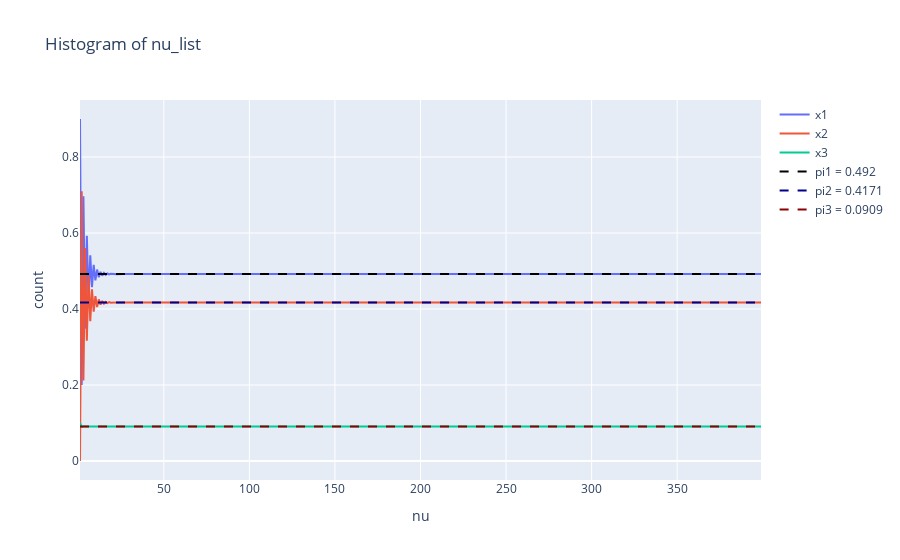

The notebook cell this image was saved under:
### Markdown cell above
5\. a) Compute $\mu_n \triangleq \mu P^n$, the probability distribution of $X(n)$. What is the limit of $\mu_n$ as $n$ goes to $+\infty$? Illustrate the result numerically.

### Code cell
x1=[]
x2=[]
x3=[]
nu=np.array([0,1,0])
N=400
for k in range(1,N):
    nuN=nu.dot(np.linalg.matrix_power(P,k))
    x1.append(nuN[0])
    x2.append(nuN[1])
    x3.append(nuN[2])


dash_colors = ['black', 'darkblue', 'darkred']

fig=go.Figure(data=[go.Scatter(x=[x for x in range(1,N)],y=x1,mode='lines',name='x1'),
                    go.Scatter(x=[x for x in range(1,N)],y=x2,mode='lines',name='x2'),
                    go.Scatter(x=[x for x in range(1,N)],y=x3,mode='lines',name='x3')])
#add the pi component to the plot with a dashed line
fig.add_trace(go.Scatter(x=[x for x in range(1,N)],y=[pi[0] for x in range(1,N)],mode='lines',name='pi1 = '+str(round(pi[0],4)),line=dict(dash='dash',color=dash_colors[0])))
fig.add_trace(go.Scatter(x=[x for x in range(1,N)],y=[pi[1] for x in range(1,N)],mode='lines',name='pi2 = '+str(round(pi[1],4)),line=dict(dash='dash',color=dash_colors[1])))
fig.add_trace(go.Scatter(x=[x for x in range(1,N)],y=[pi[2] for x in range(1,N)],mode='lines',name='pi3 = '+str(round(pi[2],4)),line=dict(dash='dash',color=dash_colors[2])))


fig.update_layout(title_text='Histogram of nu_list',xaxis_title_text='nu',yaxis_title_text='count')
fig.show()

### Figure 1 — Plotly figure (JSON) as saved in the notebook; plotly's stock layout.template omitted (floating-point values rounded to 4 significant figures; data arrays with more than 128 entries replaced by an {"elided": "..."} marker saying what was removed)
{"data": [{"mode": "lines", "name": "x1", "type": "scatter", "x": {"elided": "399 int values"}, "y": {"elided": "399 float values"}}, {"mode": "lines", "name": "x2", "type": "scatter", "x": {"elided": "399 int values"}, "y": {"elided": "399 float values"}}, {"mode": "lines", "name": "x3", "type": "scatter", "x": {"elided": "399 int values"}, "y": {"elided": "399 float values"}}, {"line": {"color": "black", "dash": "dash"}, "mode": "lines", "name": "pi1 = 0.492", "type": "scatter", "x": {"elided": "399 int values"}, "y": {"elided": "399 float values"}}, {"line": {"color": "darkblue", "dash": "dash"}, "mode": "lines", "name": "pi2 = 0.4171", "type": "scatter", "x": {"elided": "399 int values"}, "y": {"elided": "399 float values"}}, {"line": {"color": "darkred", "dash": "dash"}, "mode": "lines", "name": "pi3 = 0.0909", "type": "scatter", "x": {"elided": "399 int values"}, "y": {"elided": "399 float values"}}], "layout": {"title": {"text": "Histogram of nu_list"}, "xaxis": {"title": {"text": "nu"}}, "yaxis": {"title": {"text": "count"}}}}
